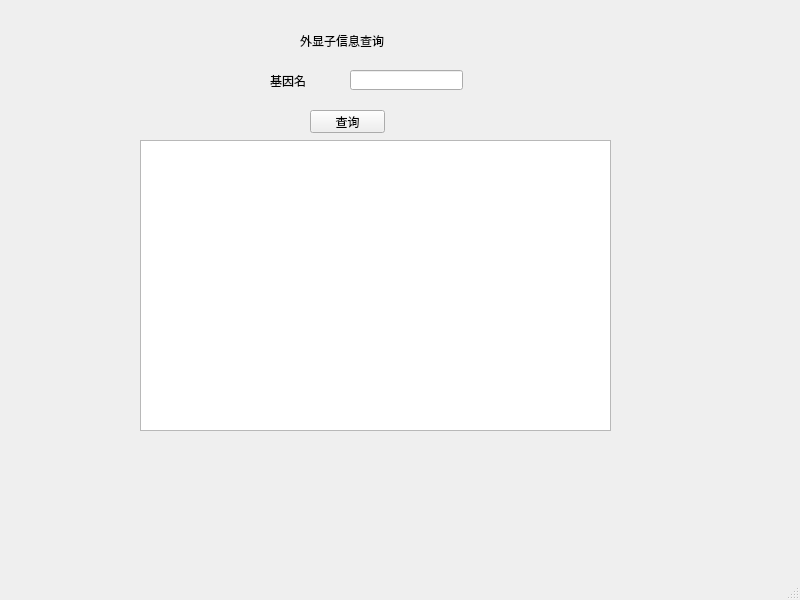
<?xml version="1.0" encoding="UTF-8"?>
<ui version="4.0">
 <class>MainWindow</class>
 <widget class="QMainWindow" name="MainWindow">
  <property name="geometry">
   <rect>
    <x>0</x>
    <y>0</y>
    <width>800</width>
    <height>600</height>
   </rect>
  </property>
  <property name="windowTitle">
   <string>MainWindow</string>
  </property>
  <widget class="QWidget" name="centralwidget">
   <widget class="QLabel" name="label">
    <property name="geometry">
     <rect>
      <x>270</x>
      <y>70</y>
      <width>61</width>
      <height>21</height>
     </rect>
    </property>
    <property name="text">
     <string>基因名</string>
    </property>
   </widget>
   <widget class="QLineEdit" name="lineEdit">
    <property name="geometry">
     <rect>
      <x>350</x>
      <y>70</y>
      <width>113</width>
      <height>20</height>
     </rect>
    </property>
   </widget>
   <widget class="QTextBrowser" name="textBrowser">
    <property name="geometry">
     <rect>
      <x>140</x>
      <y>140</y>
      <width>471</width>
      <height>291</height>
     </rect>
    </property>
   </widget>
   <widget class="QPushButton" name="pushButton">
    <property name="geometry">
     <rect>
      <x>310</x>
      <y>110</y>
      <width>75</width>
      <height>23</height>
     </rect>
    </property>
    <property name="text">
     <string>查询</string>
    </property>
   </widget>
   <widget class="QLabel" name="label_2">
    <property name="geometry">
     <rect>
      <x>300</x>
      <y>30</y>
      <width>91</width>
      <height>21</height>
     </rect>
    </property>
    <property name="text">
     <string>外显子信息查询</string>
    </property>
   </widget>
  </widget>
  <widget class="QMenuBar" name="menubar">
   <property name="geometry">
    <rect>
     <x>0</x>
     <y>0</y>
     <width>800</width>
     <height>23</height>
    </rect>
   </property>
  </widget>
  <widget class="QStatusBar" name="statusbar"/>
 </widget>
 <resources/>
 <connections/>
</ui>
